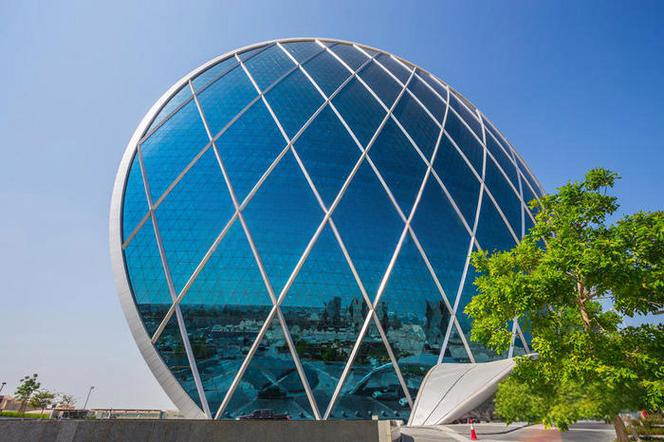
#> input picture all_landmarks/000_Aldar_Headquarters_Abu_Dhabi_阿尔达总部大楼_round_3_1 .jpg, 664 x 442 px; its folder holds only this picture in this run
$ python -i vectorize_with_exe.py   (imports and definitions only)
#> lines starting #> are read from the running program, lines starting #| are printed output that depends on the picture; after the words box and inside, x2 and y2 are one past the last pixel; in counts of white or black regions, pixels touching at a corner belong together
# -*- coding: utf-8 -*-
import os
import subprocess
from PIL import Image

# =================配置区域=================
# 您的输入图片路径
INPUT_DIR = r"/Agent/outputs/images/baita"
# 输出路径
OUTPUT_DIR = os.path.join(INPUT_DIR, "base_vec")
# potrace.exe 的路径 (假设就在当前脚本旁边)
POTRACE_PATH = r"../potrace.exe"


# =========================================

def ensure_dir(directory):
    if not os.path.exists(directory):
        os.makedirs(directory)


def raster_to_svg_cmd(input_path, output_path):
    """
    直接指挥 potrace.exe 干活，不需要安装任何 Python 库
    """
#> called with output_path = 'out.png'
    # 中间临时文件
    temp_bmp = input_path.replace(".png", ".bmp").replace(".jpg", ".bmp")

    try:
        # 1. 用 PIL 把图片转成 potrace 能看懂的 BMP 格式
        image = Image.open(input_path)
#> image is the input picture: PIL image 664x442 RGB; mean R, G, B 88.8, 127.7, 147.8

        # 处理透明背景 -> 变白底
        if image.mode in ('RGBA', 'LA') or (image.mode == 'P' and 'transparency' in image.info):
            background = Image.new('RGB', image.size, (255, 255, 255))
            if image.mode == 'P':
                image = image.convert('RGBA')
            background.paste(image, mask=image.split()[3])
            image = background
        else:
            image = image.convert("RGB")

        # 二值化 (黑白化)
        gray = image.convert("L")
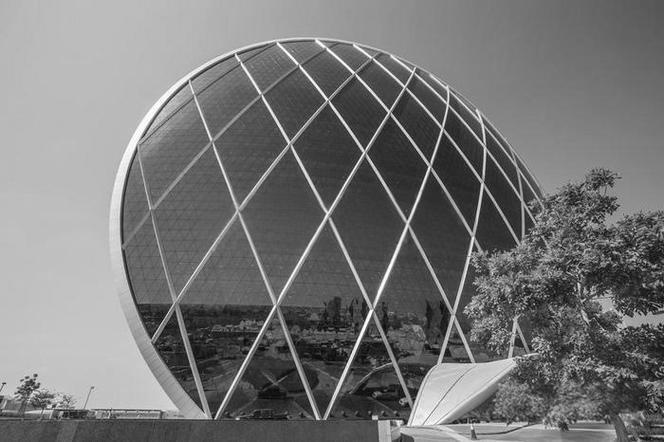
#> gray: PIL image 664x442 L; min 1, max 255, mean 118.4
        threshold = 128
        # 像素值>128变白(0)，<=128变黑(1)
        binary = gray.point(lambda p: 255 if p > threshold else 0)
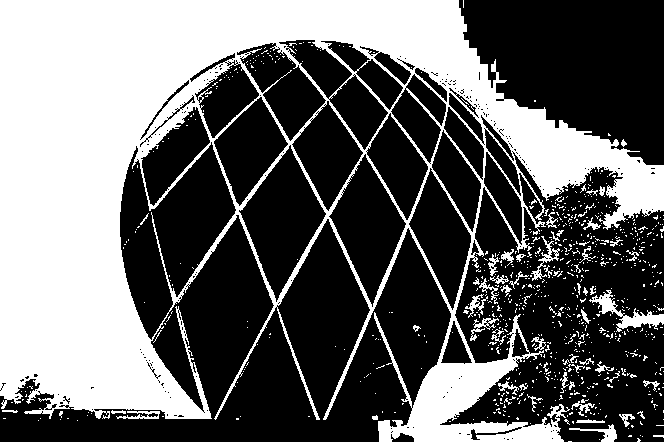
#> binary: PIL image 664x442 L; 40% white; 824 white regions (763 under 20 px), largest, box (x1, y1, x2, y2) and area: (0, 0, 664, 442) 110382, (589, 290, 664, 332) 854, (531, 236, 560, 281) 274
        binary = binary.convert("1")
        binary.save(temp_bmp)

        # 2. 命令行调用 potrace.exe
        # 相当于在 CMD 里敲命令
        cmd = [POTRACE_PATH, temp_bmp, "-s", "-o", output_path]

        # 隐藏弹出的黑框框 (Windows专属)
        startupinfo = None
        if os.name == 'nt':
            startupinfo = subprocess.STARTUPINFO()
            startupinfo.dwFlags |= subprocess.STARTF_USESHOWWINDOW

        subprocess.run(cmd, check=True, startupinfo=startupinfo, stderr=subprocess.PIPE)
#> (this line was passed over: subprocess is not available in this run)
        return True

    except FileNotFoundError:
        print("❌ 错误: 找不到 potrace.exe！请确认它和脚本在同一个文件夹里。")
        return False
    except Exception as e:
        print(f"❌ 失败 {os.path.basename(input_path)}: {e}")
        return False
    finally:
        # 删掉临时生成的 BMP
        if os.path.exists(temp_bmp):
            try:
                os.remove(temp_bmp)
            except:
                pass


def batch_process():
    ensure_dir(OUTPUT_DIR)

    # 检查 potrace.exe 是否到位
    if not os.path.exists(POTRACE_PATH):
        print(f"❌ 严重错误: 没找到 {POTRACE_PATH}")
        print("请下载 potrace.exe 并把它放到这里：")
        print(os.getcwd())
        return

    files = [f for f in os.listdir(INPUT_DIR) if f.lower().endswith(('.png', '.jpg', '.jpeg'))]
    total = len(files)

    print(f"🚀 开始转换 (使用官方 Potrace 引擎)，共 {total} 张...")

    count = 0
    for filename in files:
        in_path = os.path.join(INPUT_DIR, filename)
        name_no_ext = os.path.splitext(filename)[0]
        out_path = os.path.join(OUTPUT_DIR, name_no_ext + ".svg")

        print(f"   正在处理: {filename} ...", end="\r")
        if raster_to_svg_cmd(in_path, out_path):
            count += 1

    print(f"\n✅ 全部完成! 成功: {count}/{total}")
    print(f"📂 矢量图在: {OUTPUT_DIR}")


# [2 lines not run here, left out]

>>> result = raster_to_svg_cmd('../all_landmarks/000_Aldar_Headquarters_Abu_Dhabi_阿尔达总部大楼_round_3_1 .jpg', 'out.png')

$ run again, on all_landmarks/002_兰州黄河母亲雕像_1.jpg
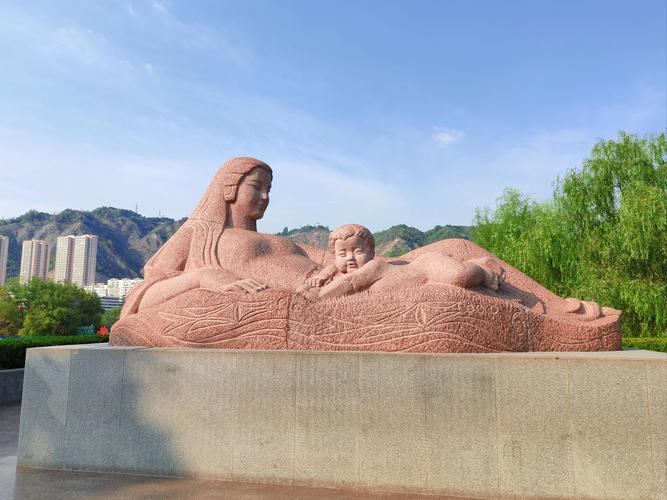
#> input picture all_landmarks/002_兰州黄河母亲雕像_1.jpg, 667 x 500 px
#> in raster_to_svg_cmd, image is the input picture: PIL image 667x500 RGB; mean R, G, B 159, 162.6, 166.2
#> in raster_to_svg_cmd, `gray = image.convert("L")`:
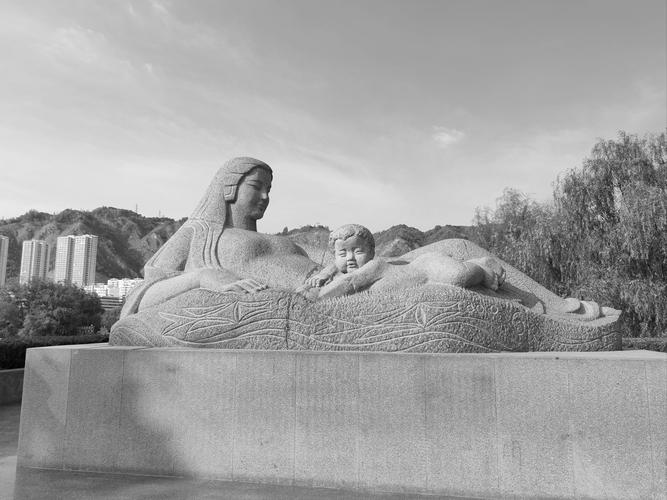
#> gray: PIL image 667x500 L; min 0, max 255, mean 162
#> in raster_to_svg_cmd, `binary = gray.point(lambda p: 255 if p > threshold else 0)`:
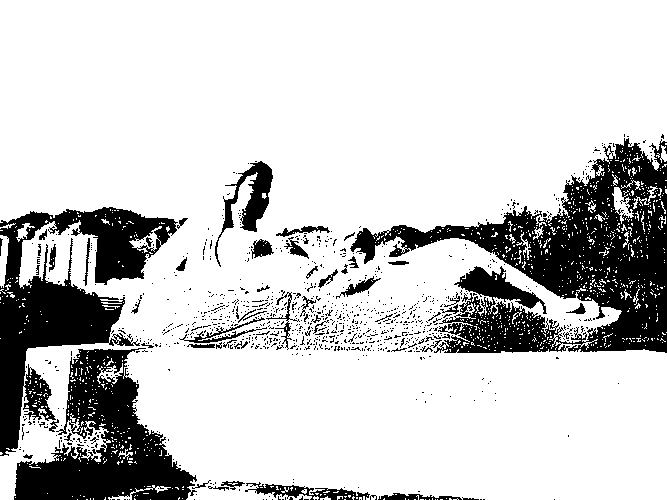
#> binary: PIL image 667x500 L; 80.2% white; 982 black regions (926 under 20 px), largest, box (x1, y1, x2, y2) and area: (350, 138, 667, 353) 27484, (0, 207, 178, 456) 16190, (14, 348, 197, 500) 13016

$ run again, on all_landmarks/003_Dole_Plantation_Maze_都乐种植园迷宫_round_3_1.jpg
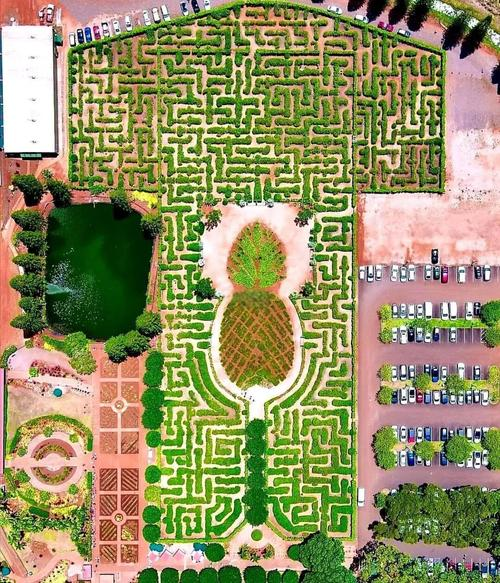
#> input picture all_landmarks/003_Dole_Plantation_Maze_都乐种植园迷宫_round_3_1.jpg, 500 x 583 px
#> in raster_to_svg_cmd, image is the input picture: PIL image 500x583 RGB; mean R, G, B 148.4, 145.2, 99.9
#> in raster_to_svg_cmd, `gray = image.convert("L")`:
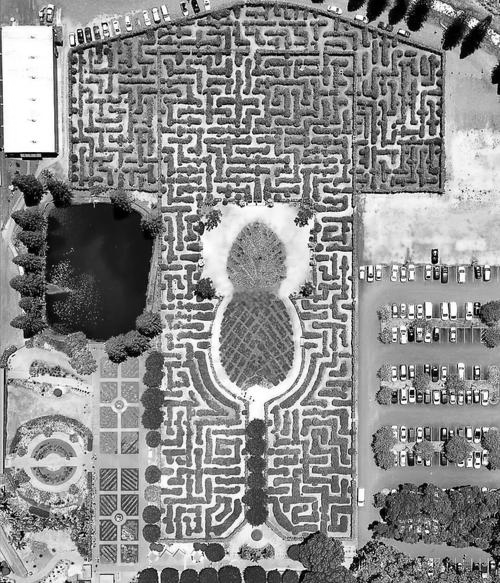
#> gray: PIL image 500x583 L; min 0, max 255, mean 141
#> in raster_to_svg_cmd, `binary = gray.point(lambda p: 255 if p > threshold else 0)`:
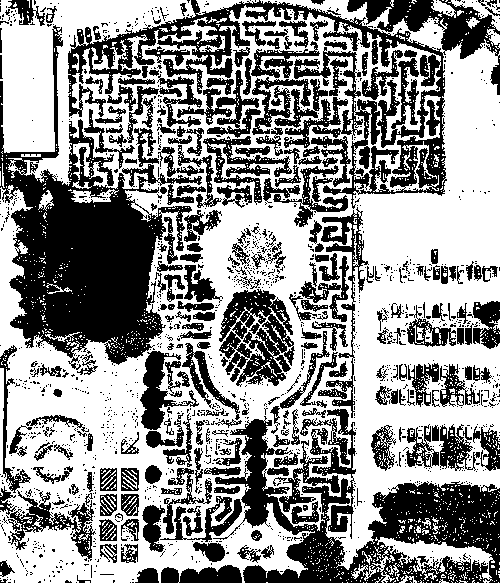
#> binary: PIL image 500x583 L; 57% white; 1504 black regions (1249 under 20 px), largest, box (x1, y1, x2, y2) and area: (0, 25, 202, 370) 24953, (68, 0, 500, 209) 20420, (213, 409, 500, 583) 17727
